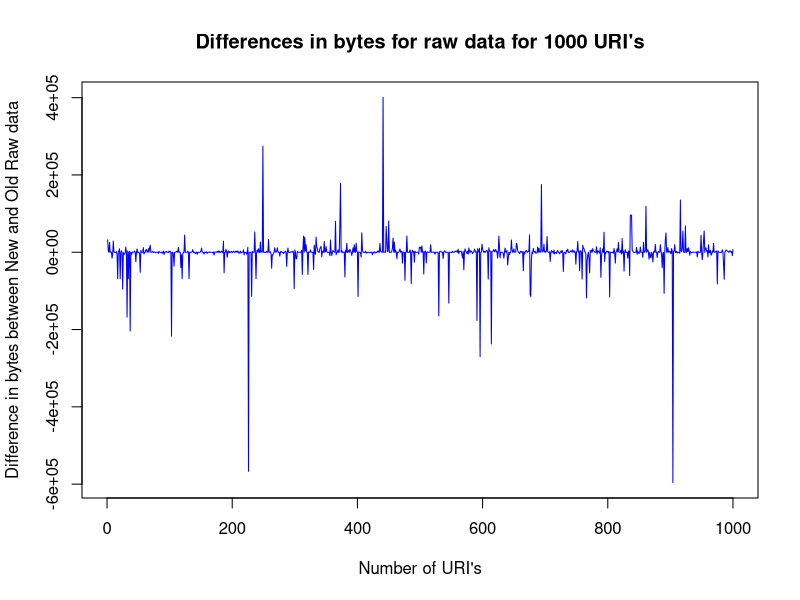

R code for this plot:
data = scan("raw_result.txt")
plot(data,xlab="Number of URI's",ylab="Difference in bytes between New and Old Raw data",main="Differences in bytes for raw data for 1000 URI's",xlim=c(0,1000),col="blue",type="l")
